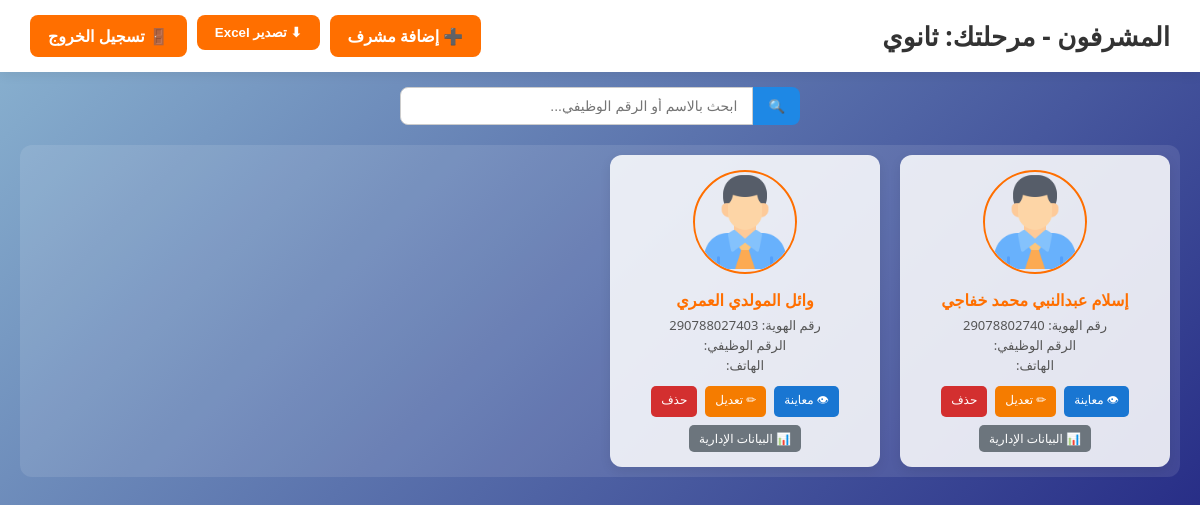
The app's page /index_supervisors.php (signed in) with its own data.
### tables this page shows
CREATE TABLE `supervisors_data` (
  `employee_id` varchar(50) NOT NULL,
  `full_name` varchar(255) DEFAULT NULL,
  `personal_id` varchar(50) DEFAULT NULL,
  `birth_date` date DEFAULT NULL,
  `nationality` varchar(50) DEFAULT NULL,
  `gender` varchar(50) DEFAULT NULL,
  `marital_status` varchar(50) DEFAULT NULL,
  `num_children` int(11) DEFAULT NULL,
  `driving_license` varchar(20) DEFAULT NULL,
  `job_title` varchar(100) DEFAULT NULL,
  `experience` int(11) DEFAULT NULL,
  `degree` varchar(100) DEFAULT NULL,
  `major` varchar(100) DEFAULT NULL,
  `university` varchar(100) DEFAULT NULL,
  `graduation_year` int(11) DEFAULT NULL,
  `courses` text DEFAULT NULL,
  `skills` text DEFAULT NULL,
  `year_of_assignment` int(11) DEFAULT NULL,
  `phone_mobile` varchar(20) DEFAULT NULL,
  `phone_home` varchar(20) DEFAULT NULL,
  `emergency_phone` varchar(20) DEFAULT NULL,
  `address_qatar` varchar(255) DEFAULT NULL,
  `address_home` varchar(255) DEFAULT NULL,
  `employee_number` varchar(50) DEFAULT NULL,
  `sponsorship` varchar(50) DEFAULT NULL,
  `teams_account` varchar(100) DEFAULT NULL,
  `attendance_platform` varchar(100) DEFAULT NULL,
  `photo` varchar(255) DEFAULT 'avatar.png',
  `stage` enum('ابتدائي','اعدادي','ثانوي') NOT NULL DEFAULT 'ابتدائي'
);

### index_supervisors.php (the view, shortened to what this page needs)
<?php
include("db.php");
$current_stage = $_SESSION['stage'] ?? '';
$supervisors = $conn->query("SELECT * FROM supervisors_data WHERE stage='". $conn->real_escape_string($current_stage) ."' ORDER BY full_name ASC");
?>
<!DOCTYPE html>
<html lang="ar" dir="rtl">
<head>
</head>
<body>
<header>
<h1>المشرفون - مرحلتك: <?php echo htmlspecialchars($current_stage); ?></h1>
<div class="buttons">
<?php if($_SESSION['can_add'] ?? 0): ?>
<a href="add_supervisor.php" class="button">➕ إضافة مشرف</a>
<?php endif; ?>
<form method="POST" style="display:inline;">
<button type="submit" name="export_excel">⬇ تصدير Excel</button>
</form>
<a href="index.php" class="button">🚪 تسجيل الخروج</a>
</div>
</header>
<div class="search-bar">
    <button onclick="filterCards()">🔍</button>
    <input type="text" id="searchInput" onkeyup="filterCards()" placeholder="ابحث بالاسم أو الرقم الوظيفي...">
</div>
<div class="container">
<?php while($row = $supervisors->fetch_assoc()):
?>
<div class="card">
<img src="uploads/supervisors/<?php echo htmlspecialchars($row['photo']); ?>" alt="صورة المشرف">
<div class="info">
<h3><?php echo htmlspecialchars($row['full_name']); ?></h3>
<p class="id">رقم الهوية: <?php echo htmlspecialchars($row['employee_id']); ?></p>
<p>الرقم الوظيفي: <?php echo htmlspecialchars($row['employee_number']); ?></p>
<p>الهاتف: <?php echo htmlspecialchars($row['phone_mobile']); ?></p>
</div>
<div class="actions">
<?php if($_SESSION['can_view'] ?? 1): ?>
<a href="view_supervisor.php?id=<?php echo urlencode($row['employee_id']); ?>" class="view">👁 معاينة</a>
<?php endif; ?>
<?php if($_SESSION['can_edit'] ?? 0): ?>
<a href="edit_supervisor.php?id=<?php echo urlencode($row['employee_id']); ?>" class="edit">✏ تعديل</a>
<?php endif; ?>
<?php if($_SESSION['can_delete'] ?? 0): ?>
<a href="supervisor_delete.php?id=<?php echo urlencode($row['employee_id']); ?>"
   onclick="return confirm('⚠️ هل أنت متأكد من حذف جميع البيانات للمشرف: <?php echo addslashes($row['full_name']); ?> ؟');"
   class="delete">حذف</a>
<?php endif; ?>
<?php if($_SESSION['can_admin_data'] ?? 0): ?>
<a href="supervisor_admin.php?id=<?php echo urlencode($row['employee_id']); ?>" class="admin">📊 البيانات الإدارية</a>
<?php endif; ?>
</div>
</div>
<?php endwhile; ?>
</div>
</body>
</html>

### index_supervisors.php (style rules this page uses)
body { margin:0; font-family:'Segoe UI', Tahoma, Geneva, Verdana, sans-serif; background: linear-gradient(135deg, #8bb4d1ff, #17177aff); min-height: 100vh; }
header { background:#fff; padding:15px 30px; display:flex; justify-content:space-between; align-items:center; flex-wrap:wrap; box-shadow:0 2px 12px rgba(0,0,0,0.08); position: sticky; top:0; z-index:100; }
header h1 { margin:0; font-size:26px; color:#333; font-weight:bold; }
header .buttons { display:flex; gap:10px; flex-wrap:wrap; }
header .buttons form, header .buttons a { display:inline-block; }
header button, header a.button { background:#FF6F00; color:#fff; border:none; padding:10px 18px; border-radius:8px; cursor:pointer; font-weight:bold; text-decoration:none; transition:0.3s; }
.search-bar { width:100%; max-width:400px; margin:15px auto; display:flex; }
.search-bar input { width:100%; padding:10px 15px; border-radius:8px 0 0 8px; border:1px solid #ccc; outline:none; font-size:14px; }
.search-bar button { padding:10px 15px; border:none; border-radius:0 8px 8px 0; background:#1E88E5; color:#fff; cursor:pointer; transition:0.3s; }
.container { width:95%; margin:20px auto; display:grid; grid-template-columns: repeat(auto-fill,minmax(220px,1fr)); gap:20px; background: rgba(255,255,255,0.1); padding:10px; border-radius:12px; }
.card { background: rgba(255, 255, 255, 0.85); border-radius:12px; box-shadow:0 4px 12px rgba(0,0,0,0.08); overflow:hidden; transition: transform 0.3s, box-shadow 0.3s; display:flex; flex-direction:column; align-items:center; text-align:center; padding:15px 10px; }
.card img { width:100px; height:100px; border-radius:50%; object-fit:cover; margin-bottom:10px; border:2px solid #FF6F00; }
.card .info h3 { margin:5px 0; font-size:16px; color:#FF6F00; font-weight:bold; }
.card .info p { margin:2px 0; font-size:13px; color:#555; }
.card .actions { display:flex; justify-content:center; gap:8px; margin-top:10px; flex-wrap:wrap; }
.card .actions a { text-decoration:none; font-size:12px; color:#fff; padding:5px 10px; border-radius:5px; transition:0.3s; }
.card .actions a.view { background:#1976D2; }
.card .actions a.edit { background:#F57C00; }
.card .actions a.delete { background:#D32F2F; }
.card .actions a.admin { background:#6C757D; }

### records on screen
supervisors_data: photo (placeholder picture), full_name "إسلام عبدالنبي محمد خفاجي", employee_id "29078802740"
supervisors_data: photo (placeholder picture), full_name "وائل المولدي العمري", employee_id "290788027403"

### other values on screen
$current_stage "ثانوي"
